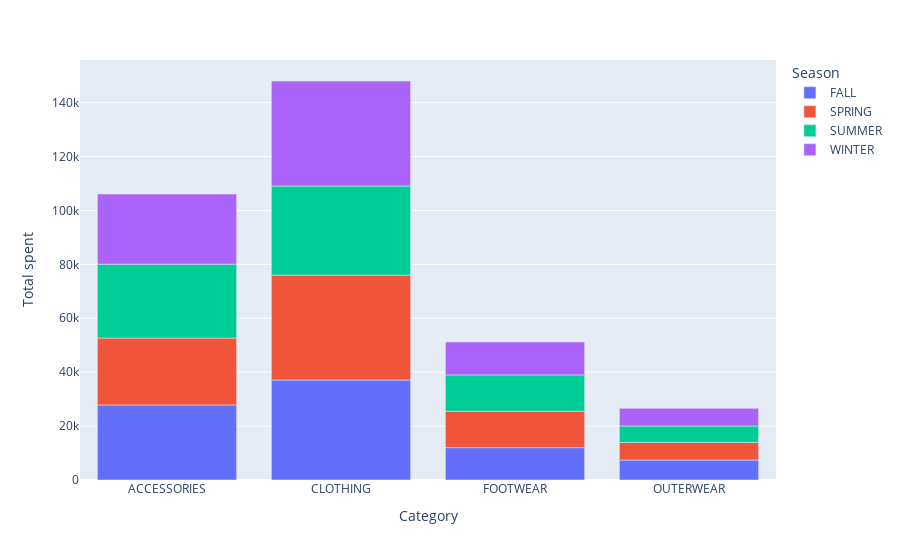

This figure's notebook cell:
### Code cell
category=df.groupby(['Season','Category'])['Total spent'].sum().reset_index()
# category

px.bar(category,x='Category',y='Total spent',color='Season',height=450)

### Figure 1 — Plotly figure (JSON) as saved in the notebook; plotly's stock layout.template omitted (floating-point values rounded to 4 significant figures)
{"data": [{"alignmentgroup": "True", "hovertemplate": "Season=FALL<br>Category=%{x}<br>Total spent=%{y}<extra></extra>", "legendgroup": "FALL", "marker": {"color": "#636efa", "pattern": {"shape": ""}}, "name": "FALL", "offsetgroup": "FALL", "orientation": "v", "showlegend": true, "textposition": "auto", "type": "bar", "x": ["ACCESSORIES", "CLOTHING", "FOOTWEAR", "OUTERWEAR"], "xaxis": "x", "y": [27861, 37089, 12009, 7405], "yaxis": "y"}, {"alignmentgroup": "True", "hovertemplate": "Season=SPRING<br>Category=%{x}<br>Total spent=%{y}<extra></extra>", "legendgroup": "SPRING", "marker": {"color": "#EF553B", "pattern": {"shape": ""}}, "name": "SPRING", "offsetgroup": "SPRING", "orientation": "v", "showlegend": true, "textposition": "auto", "type": "bar", "x": ["ACCESSORIES", "CLOTHING", "FOOTWEAR", "OUTERWEAR"], "xaxis": "x", "y": [24816, 38933, 13494, 6527], "yaxis": "y"}, {"alignmentgroup": "True", "hovertemplate": "Season=SUMMER<br>Category=%{x}<br>Total spent=%{y}<extra></extra>", "legendgroup": "SUMMER", "marker": {"color": "#00cc96", "pattern": {"shape": ""}}, "name": "SUMMER", "offsetgroup": "SUMMER", "orientation": "v", "showlegend": true, "textposition": "auto", "type": "bar", "x": ["ACCESSORIES", "CLOTHING", "FOOTWEAR", "OUTERWEAR"], "xaxis": "x", "y": [27391, 33058, 13491, 6102], "yaxis": "y"}, {"alignmentgroup": "True", "hovertemplate": "Season=WINTER<br>Category=%{x}<br>Total spent=%{y}<extra></extra>", "legendgroup": "WINTER", "marker": {"color": "#ab63fa", "pattern": {"shape": ""}}, "name": "WINTER", "offsetgroup": "WINTER", "orientation": "v", "showlegend": true, "textposition": "auto", "type": "bar", "x": ["ACCESSORIES", "CLOTHING", "FOOTWEAR", "OUTERWEAR"], "xaxis": "x", "y": [26032, 38955, 12213, 6576], "yaxis": "y"}], "layout": {"autosize": true, "barmode": "relative", "legend": {"title": {"text": "Season"}, "tracegroupgap": 0}, "margin": {"t": 60}, "xaxis": {"anchor": "y", "autorange": true, "domain": [0, 1], "range": [-0.5, 3.5], "title": {"text": "Category"}, "type": "category"}, "yaxis": {"anchor": "x", "autorange": true, "domain": [0, 1], "range": [0, 155800.0], "title": {"text": "Total spent"}, "type": "linear"}}}
